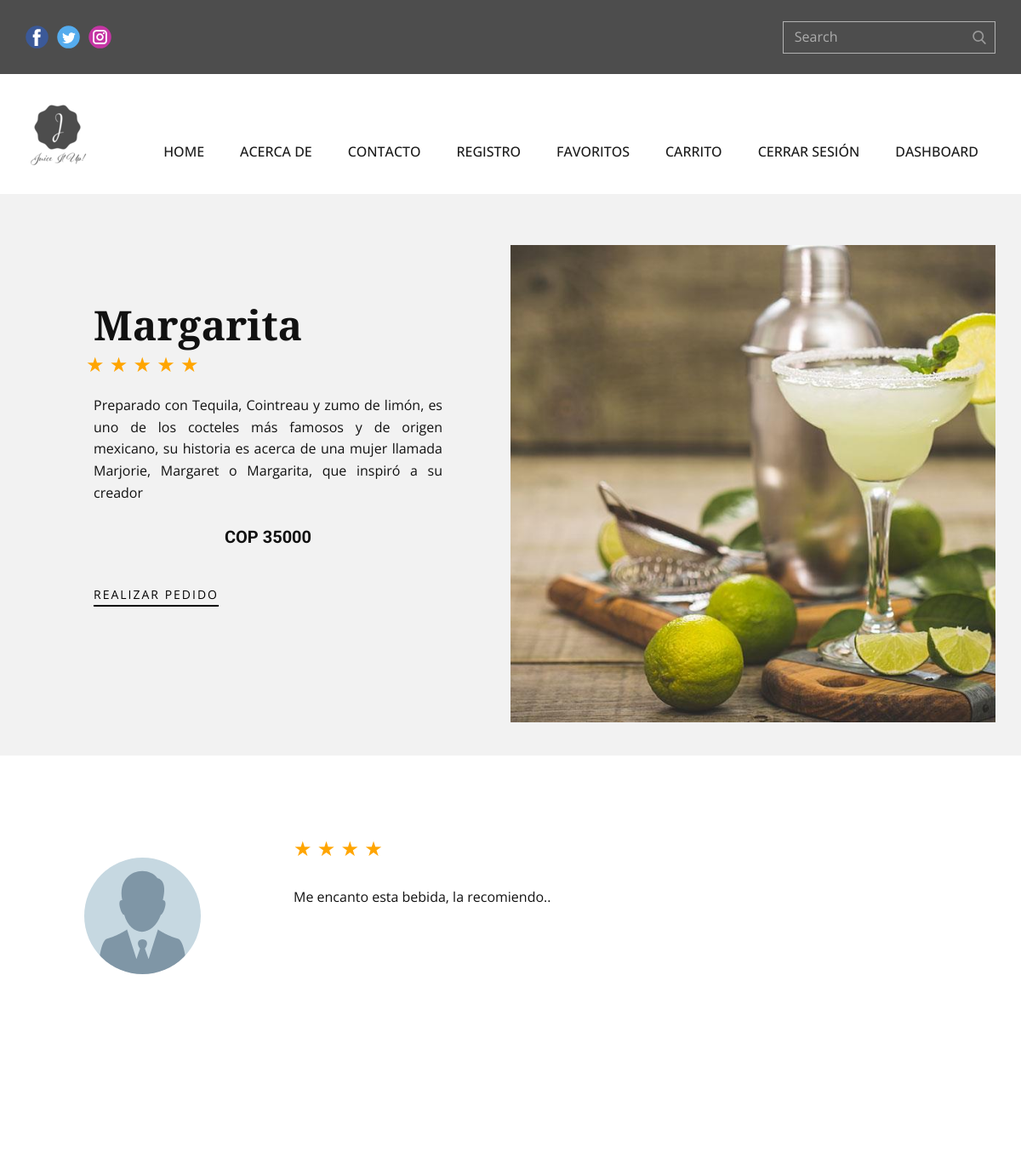
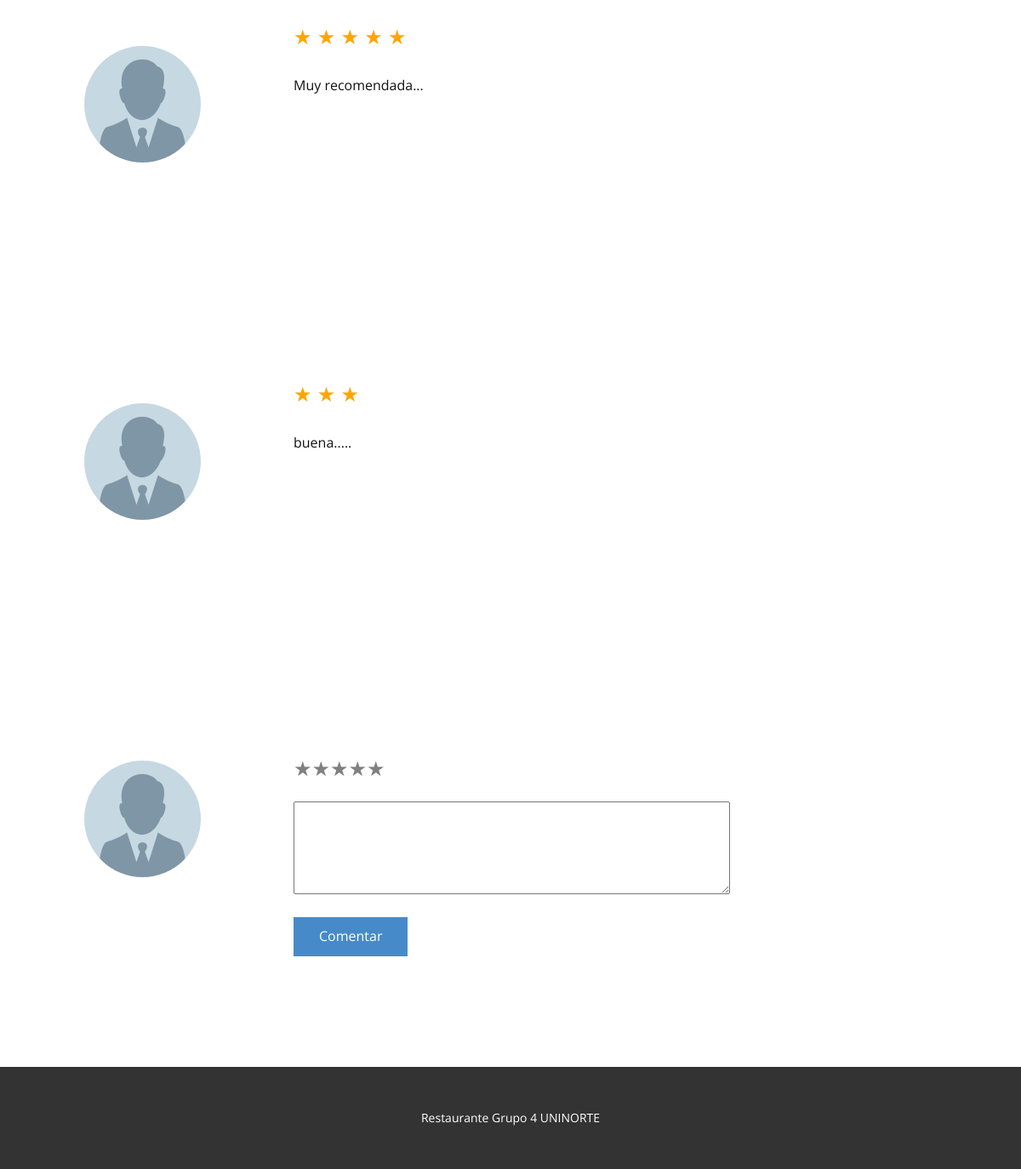
/detalle_plato/1/ (signed in), run on the app's committed database (2 pictures, top to bottom).
### tables this page shows
CREATE TABLE bebidas (id INTEGER PRIMARY KEY NOT NULL, nombreBebida VARCHAR NOT NULL, descripcion TEXT NOT NULL, precio INTEGER NOT NULL, estado BOOLEAN DEFAULT (1), created_by DATE, updated_by DATE, urlField VARCHAR);

CREATE TABLE comentarios (id INTEGER PRIMARY KEY AUTOINCREMENT NOT NULL, bebidas_id INTEGER REFERENCES bebidas (id) ON DELETE CASCADE, usuario_id INTEGER REFERENCES usuarios (id) ON DELETE NO ACTION, mensaje TEXT, estado BOOLEAN DEFAULT (False), created_by DATE, update_by DATE, califi INTEGER);

### app.py (the view, shortened to what this page needs)
@app.route('/detalle_plato/<int:id>/', methods=["GET", "POST"])
def detalle_plato(id):
    if session:
        row = bebida_controller.get_bebida(id)
        rowCal = bebida_controller.get_calificaciones(id)
        total = 0
        num_registro = 0
        for r in rowCal:
            total += r[0]
            num_registro += 1
        if num_registro > 0:
            promedio = total/num_registro
        else:
            promedio = 0
        comentario = bebida_controller.get_comentarios()
        return render_template('detalle_plato.html', row = row, estrella = promedio, comentario = comentario)
    return redirect(url_for("login"))

### bebida_controller.py (called while the page is built)
def get_bebida(id):
    db = sqlconnection()
    db.row_factory=sqlite3.Row
    cur = db.cursor()
    statement = "SELECT * FROM bebidas WHERE id = ?;"
    cur.execute(statement, [id])
    row = cur.fetchall()
    return row

def get_calificaciones(bebida_id):
    db = sqlconnection()
    db.row_factory=sqlite3.Row
    cur = db.cursor()
    statement = "SELECT calificacion FROM calificaciones WHERE bebida_id = ?;"
    cur.execute(statement, [bebida_id])
    row = cur.fetchall()
    return row

def get_comentarios():
    db = sqlconnection()
    db.row_factory=sqlite3.Row
    cur = db.cursor()
    statement = "SELECT * FROM comentarios;"
    cur.execute(statement)
    row = cur.fetchall()
    return row

### db.py (called while the page is built)
def sqlconnection():
    conn = sqlite3.connect(database)
    return conn

### templates/detalle_plato.html (shortened to what this page needs)
{% extends "index.html" %}
{% block style %}
    <link rel="stylesheet" href="{{ url_for('static', filename='style/detalle_plato.css') }}" media="screen">
{% endblock style %}
{% block content %}
{% for r in row %}
    <section class="u-clearfix u-grey-5 u-section-1" id="sec-14a6">
      <div class="u-clearfix u-sheet u-sheet-1">
        <div class="u-clearfix u-expanded-width u-gutter-0 u-layout-spacing-top u-layout-wrap u-layout-wrap-1">
          <div class="u-layout">
            <div class="u-layout-row">
              <div class="u-align-left u-container-style u-layout-cell u-right-cell u-shape-rectangle u-size-30 u-layout-cell-1">
                <div class="u-container-layout u-valign-top-xs u-container-layout-1">
                  <h2 class="u-custom-font u-font-playfair-display u-text u-text-1">{{ r ["nombreBebida"] }}</h2>
                      {% if estrella <= 1 %}
                      <label style="color:orange;">★</label>
                      {% elif estrella > 1 and estrella <= 2 %}
                      <label style="color:orange;">★ ★</label>
                      {% elif estrella > 2 and estrella <= 3 %}
                      <label style="color:orange;">★ ★ ★</label>
                      {% elif estrella > 3 and estrella <= 4 %}
                      <label style="color:orange;">★ ★ ★ ★</label>
                      {% elif estrella > 4 and estrella <= 5 %}
                      <label style="color:orange;">★ ★ ★ ★ ★</label>
                      {% endif %}
                  <p class="u-text u-text-2" style="text-align:justify;">
                    {{ r ["descripcion"] }}
                  </p>
                  <h5 class="u-align-center u-text u-text-3">COP {{ r ["precio"] }}</h5>
                  <a href="{{ url_for('compra') }}" class="u-active-none u-align-left u-border-2 u-border-black u-btn u-btn-rectangle u-button-style u-hover-none u-none u-btn-1">REALIZAR PEDIDO</a>
                </div>
              </div>
              <div class="u-align-left u-container-style u-image u-layout-cell u-left-cell u-size-30 u-image-1" data-image-width="1200" data-image-height="650">
                <div class="u-container-layout" src=""></div>
              </div>
            </div>
          </div>
        </div>
      </div>
    </section>
    <section class="u-clearfix u-section-2" id="sec-ca17">
      <div class="u-clearfix u-sheet u-sheet-1">
        <div class="u-clearfix u-expanded-width u-gutter-0 u-layout-wrap u-layout-wrap-1">
          <div class="u-layout">
            <div class="u-layout-row">
            {% for c in comentario %}
              <div class="u-align-center u-container-style u-layout-cell u-left-cell u-size-15 u-layout-cell-1">
                <div class="u-container-layout u-container-layout-1">
                  <div alt="" class="u-image u-image-circle u-image-1" src="" data-image-width="100" data-image-height="100"></div>
                </div>
              </div>
              <div class="u-align-left u-container-style u-layout-cell u-right-cell u-size-45 u-layout-cell-2">
                <div class="u-container-layout u-valign-top-xs u-container-layout-2">
                    {% if c["califi"] <= 1 %}
                      <label style="color:orange;">★</label>
                      {% elif c["califi"] > 1 and c["califi"] <= 2 %}
                      <label style="color:orange;">★ ★</label>
                      {% elif c["califi"] > 2 and c["califi"] <= 3 %}
                      <label style="color:orange;">★ ★ ★</label>
                      {% elif c["califi"] > 3 and c["califi"] <= 4 %}
                      <label style="color:orange;">★ ★ ★ ★</label>
                      {% elif c["califi"] > 4 and c["califi"] <= 5 %}
                      <label style="color:orange;">★ ★ ★ ★ ★</label>
                    {% endif %}
                  <p class="u-text u-text-2">{{c["mensaje"]}}</p>
                </div>
              </div>
            {% endfor %}
          </div>
            <div class="u-layout-row">
              <div class="u-align-center u-container-style u-layout-cell u-left-cell u-size-15 u-layout-cell-1">
                <div class="u-container-layout u-container-layout-1">
                  <div alt="" class="u-image u-image-circle u-image-1" src="" data-image-width="256" data-image-height="256"></div>
                </div>
              </div>
              <div class="u-align-left u-container-style u-layout-cell u-right-cell u-size-45 u-layout-cell-2">
                <div class="u-container-layout u-valign-top-xs u-container-layout-2">
                  <form method="POST" action="{{ url_for('detalle_plato', id=r['id']) }}">
                  <p class="clasificacion">
                    <label for="radio1">★</label><label for="radio2">★</label><label for="radio3">★</label><label for="radio4">★</label><label for="radio5">★</label>
                  </p>
                  <textarea cols="60" rows="4" name="mensaje"></textarea>
                  <button type="submit" class="u-btn u-button-style u-btn-1">Comentar</button>
                </div>
              </div>
            </div>
          </div>
        </div>
      </div>
    </section>
    {% endfor %}
{% endblock content %}

### static/style/detalle_plato.css (style rules this page uses)
.u-section-1 { background-image: none; }
.u-section-1 .u-sheet-1 { min-height: 660px; }
.u-section-1 .u-layout-wrap-1 { margin: 60px auto 23px; }
.u-section-1 .u-layout-cell-1 { min-height: 561px; }
.u-section-1 .u-container-layout-1 { padding: 30px 71px; }
.u-section-1 .u-text-1 { font-size: 3rem; font-weight: 700; margin: 38px 9px 0; }
.u-section-1 .u-text-2 { margin: 17px 9px 0; }
.u-section-1 .u-text-3 { font-weight: 700; margin: 27px 9px 0; }
.u-section-1 .u-btn-1 { background-image: none; border-style: none none solid; text-transform: uppercase; letter-spacing: 2px; font-size: 0.875rem; margin: 45px auto 0 9px; padding: 0; }
.u-section-1 .u-image-1 { min-height: 540px; background-image: url("../images/margarita.jpg"); background-position: 50% 50%; }
label { color:grey; font-size: x-large; }
.clasificacion { direction: rtl; unicode-bidi: bidi-override; }
.u-section-2 .u-sheet-1 { min-height: 480px; }
.u-section-2 .u-layout-wrap-1 { margin: 60px auto 0 0; }
.u-section-2 .u-layout-cell-1 { min-height: 420px; }
.u-section-2 .u-container-layout-1 { padding: 30px; }
.u-section-2 .u-image-1 { width: 137px; height: 137px; background-position: 50% 50%; margin: 30px auto 0 39px; }
.u-section-2 .u-layout-cell-2 { min-height: 420px; }
.u-section-2 .u-container-layout-2 { padding: 30px; }
.u-section-2 .u-text-2 { margin: 26px 0 0; }
.u-section-2 .u-btn-1 { margin: 20px 0 0; }

### data on the page
bebidas: nombreBebida "Margarita", descripcion "Preparado con Tequila, Cointreau y zumo de limón, es uno de los cocteles más famosos y de origen mexicano, su historia es acerca de una mujer llamada Marjorie, Margaret o Margarita, que inspiró a su creador", precio "35000"
comentarios: mensaje "Me encanto esta bebida, la recomiendo.."
comentarios: mensaje "Muy recomendada..."
comentarios: mensaje "buena....."
